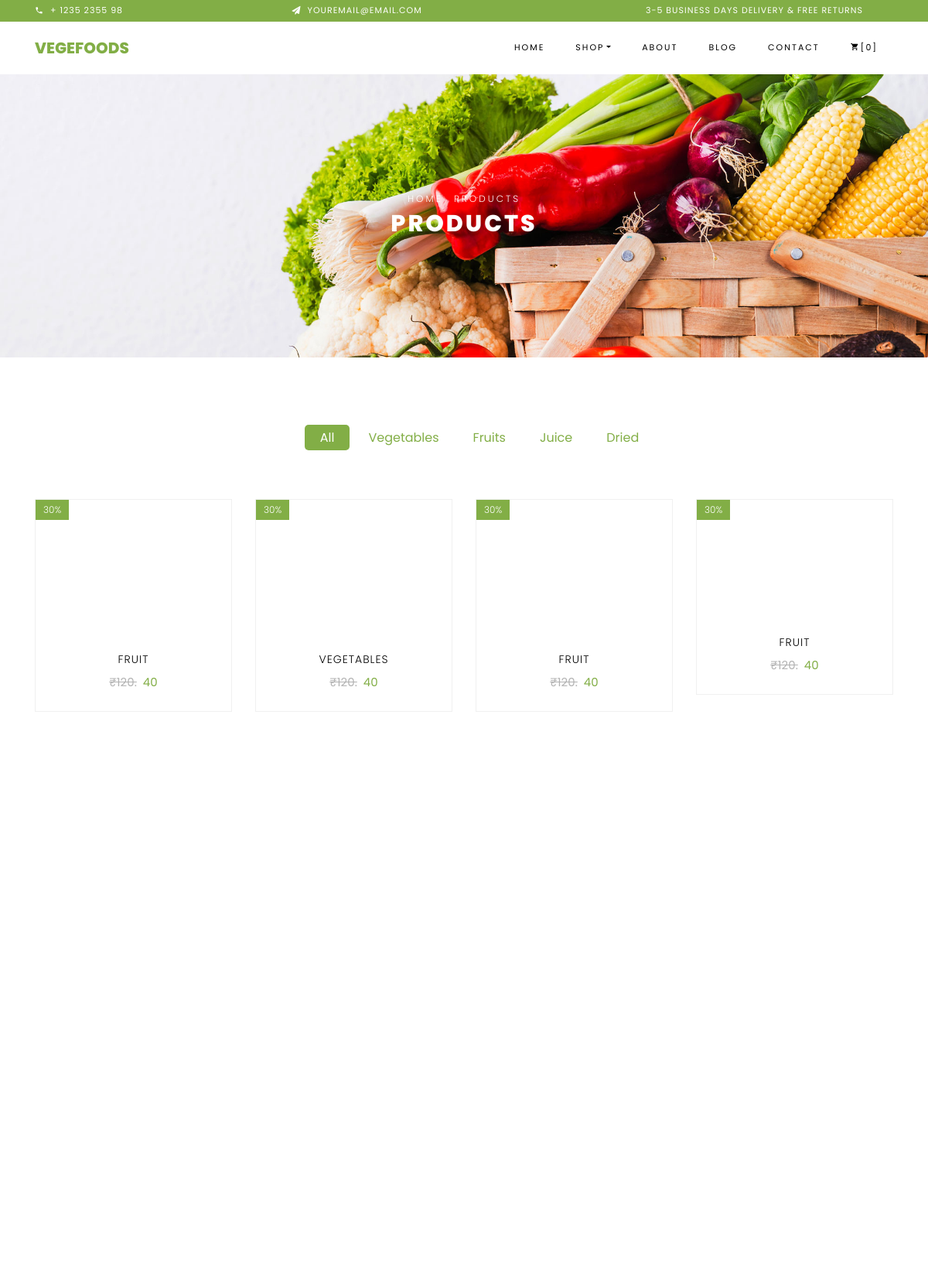
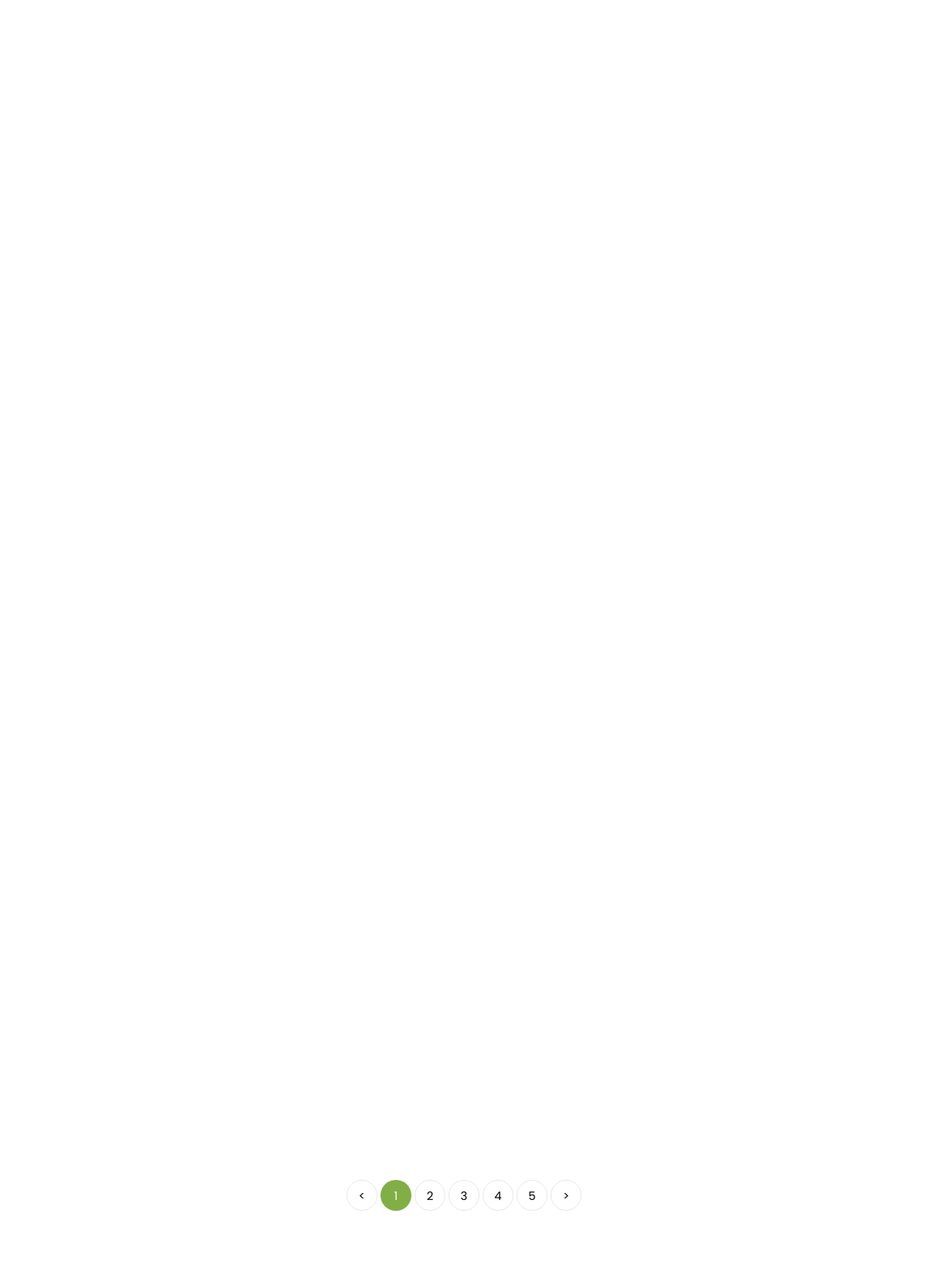
Screenshot of /frontEnd/productpage/ (upper part) with the database file from the repository (2 pictures, top to bottom).
### NewApp/models.py (models this page shows)
class catdata(models.Model):
    cat_name = models.CharField(max_length=100, null=True, blank=True)
    cat_dec = models.CharField(max_length=100, null=True, blank=True)
    cat_quan = models.CharField(max_length=100, null=True, blank=True)
    cat_price = models.IntegerField(null=True, blank=True)
    images = models.ImageField(upload_to='cate', null=True, blank=True)

### FrontEnd/views.py (the view)
# urls.py: path('productpage/', views.productpage, name='productpage'),
def productpage(request):
    pro = catdata.objects.all()
    return render(request,'productpage.html', {'pro': pro})

### FrontEnd/templates/productpage.html (shortened to what this page needs)
<!DOCTYPE html>
<html lang="en">
  <head>
    <link rel="stylesheet" href="/static/css/open-iconic-bootstrap.min.css">
    <link rel="stylesheet" href="/static/css/animate.css">
    <link rel="stylesheet" href="/static/css/owl.carousel.min.css">
    <link rel="stylesheet" href="/static/css/owl.theme.default.min.css">
    <link rel="stylesheet" href="/static/css/magnific-popup.css">
    <link rel="stylesheet" href="/static/css/aos.css">
    <link rel="stylesheet" href="/static/css/ionicons.min.css">
    <link rel="stylesheet" href="/static/css/bootstrap-datepicker.css">
    <link rel="stylesheet" href="/static/css/jquery.timepicker.css">
    <link rel="stylesheet" href="/static/css/flaticon.css">
    <link rel="stylesheet" href="/static/css/icomoon.css">
    <link rel="stylesheet" href="/static/css/style.css">
  </head>
  <body class="goto-here">
		<div class="py-1 bg-primary">
    	<div class="container">
    		<div class="row no-gutters d-flex align-items-start align-items-center px-md-0">
	    		<div class="col-lg-12 d-block">
		    		<div class="row d-flex">
		    			<div class="col-md pr-4 d-flex topper align-items-center">
					    	<div class="icon mr-2 d-flex justify-content-center align-items-center"><span class="icon-phone2"></span></div>
						    <span class="text">+ 1235 2355 98</span>
					    </div>
					    <div class="col-md pr-4 d-flex topper align-items-center">
					    	<div class="icon mr-2 d-flex justify-content-center align-items-center"><span class="icon-paper-plane"></span></div>
						    <span class="text">youremail@email.com</span>
					    </div>
					    <div class="col-md-5 pr-4 d-flex topper align-items-center text-lg-right">
						    <span class="text">3-5 Business days delivery &amp; Free Returns</span>
					    </div>
				    </div>
			    </div>
		    </div>
		  </div>
    </div>
    <nav class="navbar navbar-expand-lg navbar-dark ftco_navbar bg-dark ftco-navbar-light" id="ftco-navbar">
	    <div class="container">
	      <a class="navbar-brand" href="index.html">Vegefoods</a>
	      <div class="collapse navbar-collapse" id="ftco-nav">
	        <ul class="navbar-nav ml-auto">
	          <li class="nav-item"><a href="{% url 'home' %}" class="nav-link">Home</a></li>
	          <li class="nav-item active dropdown">
              <a class="nav-link dropdown-toggle" href="#" id="dropdown04" data-toggle="dropdown" aria-haspopup="true" aria-expanded="false">Shop</a>
            </li>
	          <li class="nav-item"><a href="about.html" class="nav-link">About</a></li>
	          <li class="nav-item"><a href="blog.html" class="nav-link">Blog</a></li>
	          <li class="nav-item"><a href="{% url 'contact' %}" class="nav-link">Contact</a></li>
	          <li class="nav-item cta cta-colored"><a href="cart.html" class="nav-link"><span class="icon-shopping_cart"></span>[0]</a></li>
	        </ul>
	      </div>
	    </div>
	  </nav>
    <div class="hero-wrap hero-bread" style="background-image: url('/static/images/bg_1.jpg');">
      <div class="container">
        <div class="row no-gutters slider-text align-items-center justify-content-center">
          <div class="col-md-9 ftco-animate text-center">
          	<p class="breadcrumbs"><span class="mr-2"><a href="index.html">Home</a></span> <span>Products</span></p>
            <h1 class="mb-0 bread">Products</h1>
          </div>
        </div>
      </div>
    </div>
    <section class="ftco-section">
    	<div class="container">
    		<div class="row justify-content-center">
    			<div class="col-md-10 mb-5 text-center">
    				<ul class="product-category">
    					<li><a href="#" class="active">All</a></li>
    					<li><a href="#">Vegetables</a></li>
    					<li><a href="#">Fruits</a></li>
    					<li><a href="#">Juice</a></li>
    					<li><a href="#">Dried</a></li>
    				</ul>
    			</div>
    		</div>
    		<div class="row">
				{% for i in pro %}
    			<div class="col-md-6 col-lg-3 ftco-animate">
    				<div class="product">
    					<a href="#" class="img-prod"><img class="img-fluid" src="{{i.images.url}}" alt="Colorlib Template">
    						<span class="status">30%</span>
    					</a>
    					<div class="text py-3 pb-4 px-3 text-center">
    						<h3><a href="#">{{i.cat_name}}</a></h3>
    						<div class="d-flex">
    							<div class="pricing">
		    						<p class="price"><span class="mr-2 price-dc">₹120.</span><span class="price-sale">{{i.cat_price}}</span></p>
		    					</div>
	    					</div>
    					</div>
    				</div>
    			</div>
				{% endfor %}
    		</div>
    		<div class="row mt-5">
          <div class="col text-center">
            <div class="block-27">
              <ul>
                <li><a href="#">&lt;</a></li>
                <li class="active"><span>1</span></li>
                <li><a href="#">2</a></li>
                <li><a href="#">3</a></li>
                <li><a href="#">4</a></li>
                <li><a href="#">5</a></li>
                <li><a href="#">&gt;</a></li>
              </ul>
            </div>
          </div>
        </div>
    	</div>
    </section>
  </body>
</html>

### FrontEnd/static/css/icomoon.css (style rules this page uses)
[class^="icon-"], [class*=" icon-"] { font-family: 'icomoon' !important; speak: none; font-style: normal; font-weight: normal; font-variant: normal; text-transform: none; line-height: 1; -webkit-font-smoothing: antialiased; -moz-osx-font-smoothing: grayscale; }
.icon-paper-plane:before { content: "\f1d8"; }
.icon-phone2:before { content: "\e0cd"; }
.icon-shopping_cart:before { content: "\e8cc"; }

### rows the page displays
catdata: cat_name "FRUIT", cat_price "40"
catdata: cat_name "VEGETABLES", cat_price "40"
catdata: cat_name "FRUIT", cat_price "40"
catdata: cat_name "FRUIT", cat_price "40"
